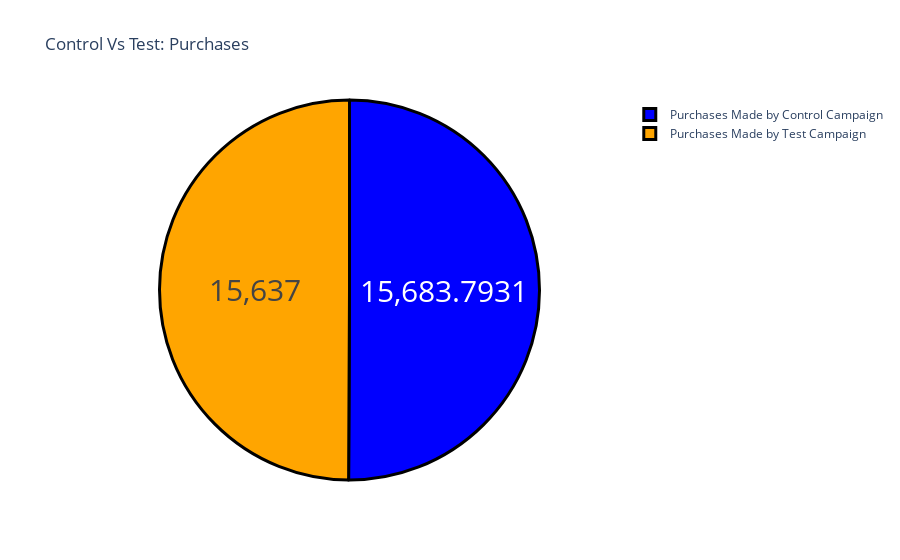

Source (notebook cell):
### Markdown cell above
# Purchases Made

- Let’s have a look at the purchases made by both campaigns:

### Code cell
label = ["Purchases Made by Control Campaign",
         "Purchases Made by Test Campaign"]
counts = [sum(control_data["Purchases"]),
          sum(test_data["Purchases"])]
colors = ['blue','orange']
fig = go.Figure(data=[go.Pie(labels=label, values=counts)])
fig.update_layout(title_text='Control Vs Test: Purchases')
fig.update_traces(hoverinfo='label+percent', textinfo='value',
                  textfont_size=30,
                  marker=dict(colors=colors,
                              line=dict(color='black', width=3)))
fig.show()

### Figure 1 — Plotly figure (JSON) as saved in the notebook; plotly's stock layout.template omitted (floating-point values rounded to 4 significant figures)
{"data": [{"hoverinfo": "label+percent", "labels": ["Purchases Made by Control Campaign", "Purchases Made by Test Campaign"], "marker": {"colors": ["blue", "orange"], "line": {"color": "black", "width": 3}}, "textfont": {"size": 30}, "textinfo": "value", "type": "pie", "values": [15680.0, 15637]}], "layout": {"title": {"text": "Control Vs Test: Purchases"}}}
